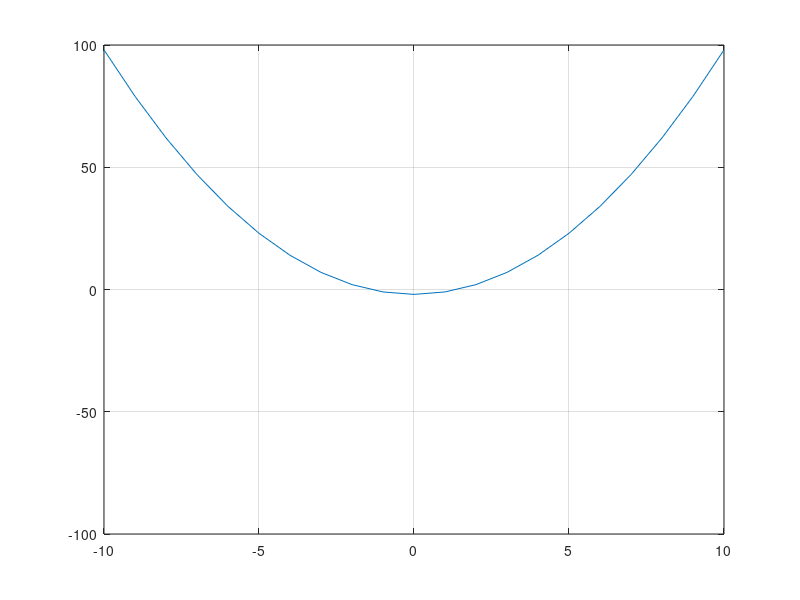

Write the MATLAB code that produced this figure.
%Prueba de una grafica en movimiento
clear,clc
x=-10:1:10;
k=-1;
y=k*x.^2-2;
h=plot(x,y); %h se define como "objeto"
grid on
axis([-10 10 -100 100])
while k<1
 k=k+0.01;
 y=k*x.^2-2;
 set(h,'XData',x,'YData',y); %manejo del objeto
 drawnow %en cada iteracion
 pause(0.01)
end
